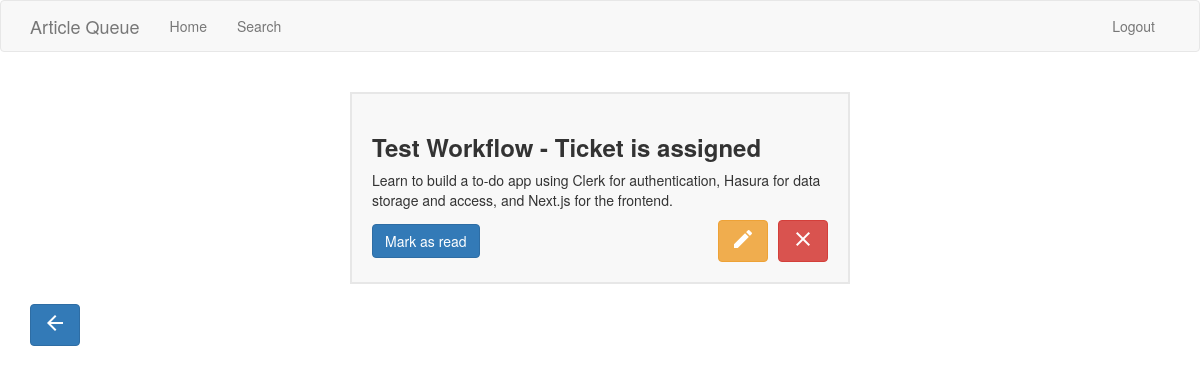
Page /article/2 (signed in) on the committed database.
### app/models.py (models this page shows, shortened)
class Article(db.Model):
    id = db.Column(db.Integer, primary_key=True)
    title = db.Column(db.String(120), index=True)
    topic = db.Column(db.String(140), index=True)
    url = db.Column(db.String(120))
    timestamp = db.Column(db.DateTime, index=True, default=datetime.utcnow)
    has_read = db.Column(db.Boolean, default=False)
    user_id = db.Column(db.Integer, db.ForeignKey('user.id'))

### app/routes.py (the view)
@app.route('/article/<id>')
@login_required
def article(id):
  article = Article.query.filter_by(id=id).first()
  if article.author == current_user:
    return render_template('view.html', article=article)
  return redirect(url_for('article_enqueue', id=article.id))

### app/models.py (called while the page is built)
@login.user_loader
def load_user(id):
    return User.query.get(int(id))

### app/templates/view.html (shortened to what this page needs)
{% extends "base.html" %} {% import 'bootstrap/wtf.html' as wtf %} {% block
page_content %}
<div class="card">
  <h3 class="card-title">{{ article.title }}</h3>
  <p>{{ article.topic }}</p>
  <div class="button-row">
    <form method="post" action="{{ url_for('read_article', id=article.id) }}">
      {% if article.has_read %}
      <button type="submit" class="btn btn-secondary">Mark as unread</button>
      {% else %}
      <button type="submit" class="btn btn-primary">Mark as read</button>
      {% endif %}
    </form>
    <div>
      <a
        href="{{ url_for('edit_article', id=article.id) }}"
        class="btn btn-warning"
        ><span class="material-icons"> edit </span></a
      >
      <form
        method="post"
        action="{{ url_for('delete_article', id=article.id) }}"
      >
        <button type="submit" class="btn btn-danger delete-btn">
          <span class="material-icons"> clear </span>
        </button>
      </form>
    </div>
  </div>
</div>
{% include 'subtemplates/back_button.html' %}  {% endblock %}

### app/static/css/main.css (style rules this page uses)
.card { width: 500px; background-color: #f8f8f8; border: #e7e7e7 2px solid; margin: 20px auto; padding: 20px; }
.card-title { font-weight: 600; }
.button-row { display: flex; justify-content: space-between; align-items: center; }
.button-row div { display: flex; justify-content: space-between; }
.button-row div button { margin-left: 10px; }

### rows in the picture
Article: title "Test Workflow - Ticket is assigned", topic "Learn to build a to-do app using Clerk for authentication, Hasura for data storage and access, and Next.js for the frontend."
